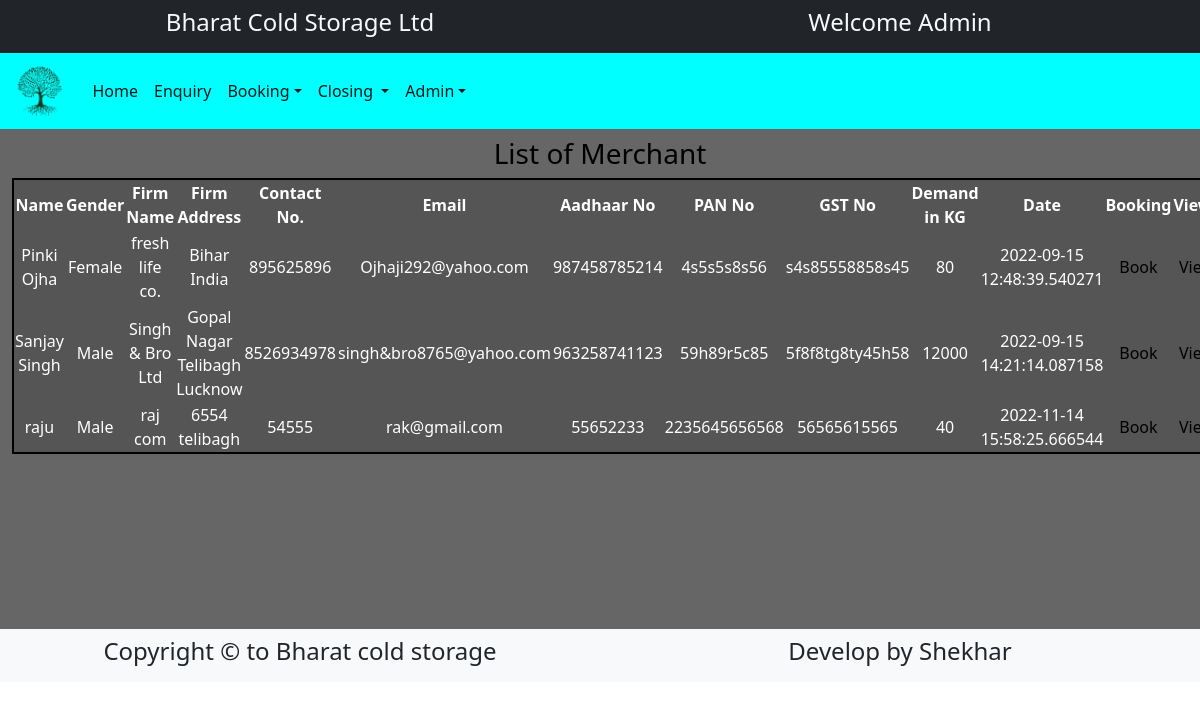
Screenshot of /adminapp/mbooking/ (signed in) with the database file from the repository.
### fmiapp/models.py (models this page shows)
class MerchantInfo(models.Model):
    name = models.CharField(max_length=50)
    gender = models.CharField(max_length=6)
    firmname = models.CharField(max_length=100)
    firmaddress = models.TextField()
    contactno = models.CharField(max_length=12)
    emailaddress=models.EmailField(max_length=50)
    aadhaarno = models.CharField(max_length=12, primary_key=True)
    panno=models.CharField(max_length=10)
    gstno=models.CharField(max_length=15)
    demand=models.CharField(max_length=20)
    regdate = models.CharField(max_length=30)

### adminapp/views.py (the view)
# urls.py: path('mbooking/',views.mbooking,name='mbooking'),
def mbooking(request):
    try:
        if request.session['userid']:
            mi = MerchantInfo.objects.all()
            return render(request, 'mbooking.html', {'mi': mi})
    except:
        return render(request, 'login.html')

### adminapp/templates/mbooking.html
{% extends "adminbase.html" %}
{% block body %}
<h3 style="text-align:center ; color:black">
    List of Merchant
</h3>
<div style="width:100%; Margin:0 auto; height:100%;">
    <table style="width:90%; margin: auto;  border:2px solid black;  background-color: #0000002a;" class="text-center py-1" >
        <tr>
            <th >Name</th>
            <th >Gender</th>
            <th >Firm Name</th>
            <th >Firm Address</th>
            <th >Contact No.</th>
            <th >Email</th>
            <th >Aadhaar No</th>
            <th >PAN No</th>
            <th >GST No</th>
            <th >Demand in KG</th>
            <th >Date</th>
            <th >Booking</th>
            <th >Views</th>
        </tr>
        {% for f in mi %}
           <tr>
               <td >{{f.name}}</td>
               <td >{{f.gender}}</td>
               <td >{{f.firmname}}</td>
               <td >{{f.firmaddress}}</td>
               <td >{{f.contactno}}</td>
               <td >{{f.emailaddress}}</td>
               <td >{{f.aadhaarno}}</td>
               <td >{{f.panno}}</td>
               <td >{{f.gstno}}</td>
               <td >{{f.demand}}</td>
               <td >{{f.regdate}}</td>
               <td >
                   <a href="{% url 'adminapp:mbook' m=f.aadhaarno %}">Book</a>
               </td>
               <td >
                   <a href="{% url 'adminapp:mview' m=f.aadhaarno %}">View</a>
               </td>
           </tr>
        {% endfor %}
    </table>
</div>
{% endblock body %}

### adminapp/templates/adminbase.html (shortened to what this page needs)
<!DOCTYPE html>
<html lang="en">
{% load static %}
<head>
    <link rel="stylesheet" href="{% static 'CSS/bootstrap.css' %}"/>
    <link rel="stylesheet" href="{% static 'CSS/myc.css' %}"/>
</head>
<body>
<div class="container-fluid">
    <div class="row text-light bg-dark text-center">
        <div class="col-sm-6 py-2"> <h4>Bharat Cold Storage Ltd</h4> </div>
        <div class="col-sm-6 py-2"> <h4> Welcome Admin </h4> </div>
    </div>
    <div class="row ">
        <div class="col-sm-12 text-light " style="background-color:aqua ;">
            <nav class="navbar navbar-expand-lg ">
                    <a class="navbar-brand" > <img src="{% static 'image/bharat.png' %}" height="50px"> </a>
                <div class="collapse navbar-collapse" id="navbarNavDropdown">
                <ul class="navbar-nav">
                    <li class="nav-item">
                        <a class="nav-link active" aria-current="page" href="{% url 'adminapp:adminhome' %}">Home</a>
                    </li>
                    <li class="nav-item">
                        <a class="nav-link active" href="{% url 'adminapp:enquiries' %}">Enquiry</a>
                    </li>
                    <li class="nav-item dropdown">
                        <a class="nav-link active dropdown-toggle" href="#" role="button" data-bs-toggle="dropdown" aria-expanded="false">Booking</a>
                    </li>
                    <li class="nav-item dropdown">
                        <a class="nav-link active dropdown-toggle" href="#" role="button" data-bs-toggle="dropdown" aria-expanded="false">Closing </a>
                    </li>
                    <li class="nav-item dropdown">
                        <a class="nav-link active dropdown-toggle" href="#" role="button" data-bs-toggle="dropdown" aria-expanded="false">
                            Admin</a>
                    </li>
                </ul>
                </div>
            </nav>
        </div>
    </div>
    <div class="row ">
        <div class="col-sm-12 right py-2">
            {% block body %}
            {% endblock %}
        </div>
    </div>
    <div class="row py-2 bg-light text-dark text-center">
        <div class="col-sm-6">
            <h4>Copyright &copy; to Bharat cold storage </h4>
        </div>
        <div class="col-sm-6">
            <h4>Develop by Shekhar</h4>
        </div>
    </div>
</div>
</body>
</html>

### adminapp/static/CSS/myc.css (style rules this page uses)
.right { color:white; background-color: rgba(0, 0, 0,0.6); min-height:500px; }

### adminapp/templates/adminbase.html (style rules this page uses)
a { text-decoration: none; color:black; }

### rows the page displays
MerchantInfo: name "Pinki Ojha", gender "Female", firmname "fresh life co.", firmaddress "Bihar India", contactno "895625896", emailaddress "Ojhaji292@yahoo.com", aadhaarno "987458785214", panno "4s5s5s8s56", gstno "s4s85558858s45", demand "80", regdate "2022-09-15 12:48:39.540271"
MerchantInfo: name "Sanjay Singh", gender "Male", firmname "Singh & Bro Ltd", firmaddress "Gopal Nagar Telibagh Lucknow", contactno "8526934978", emailaddress "singh&bro8765@yahoo.com", aadhaarno "963258741123", panno "59h89r5c85", gstno "5f8f8tg8ty45h58", demand "12000", regdate "2022-09-15 14:21:14.087158"
MerchantInfo: name "raju", gender "Male", firmname "raj com", firmaddress "6554 telibagh", contactno "54555", emailaddress "rak@gmail.com", aadhaarno "55652233", panno "2235645656568", gstno "56565615565", demand "40", regdate "2022-11-14 15:58:25.666544"
